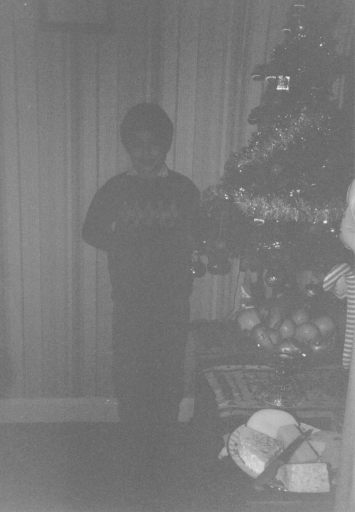
#> input picture 23H/ELE510/Labs/Lab 3/images/christmas.png, 355 x 512 px
$ jupyter execute --allow-errors LABexc3-ELE510-2023-dfylling.ipynb
#> lines starting #> are read from the running program, lines starting #| are printed output that depends on the picture
# ELE510 Image Processing with robot vision: LAB, Exercise 3, Histogram and point transformations

### Daniel Fylling

## Abstract

This project largely revolves around exploring gray-scale histograms of images. The project includes a practical exercise on histogram stretching, which aims to enhance the contrast of grayscale images. In this part it is learned that linear stretching can help improve image features, but has limited use.

The main focus of the project is on histogram equalization. We perform histogram equalization for grayscale images and understanding its impact on the image's histogram and cumulative distribution function (CDF). Multiple grayscale images are used to illustrate the process and its effects. Here it is learned that this technique can help improve image clarity at the cost of realism.

The project concludes with a discussion on noise reduction for a series of digital images. Through mathematical derivations it is seen that an estimated clean image can be produced by averaging multiple noisy ones, as long as the noise has a mean value of zero. It is also showed that the variance of said estimation will decrease linearly with increasing size of the series of images.

## Problem 1

The histogram for an image of a **black** cilinder and **white** background is $[5600,980,10,0,0,40,11200,80000]$, where 8 gray levels are used.

The radius of the cilinder is $r = 85\text{mm}$ and the height is $h = 310\text{mm}$. The cilinder is perfectly oriented to only see the lateral area, but not the top or bottom of the cilinder.

Use this information to find the pixel size, $\Delta x = \Delta y$.

**Describe the steps to arrive to the solution.**

Here we are looking to find the resolution of the image in mm/pixel.
1. We approximate the shape of the cylinder into a rectangle with height = h = 310mm and width = 2*r = 170 mm. (Here the effect of perspective is neglected.)
2. This gives a total visible area of the cylinder is 52700 mm^2.
3. We assume that the gray level array starts with black at the left side and light intensity increases to perfect white at the right side.
4. By counting the 3 first bins in the histogram as part of the cylinder we get a total of 6590 pixels.
5. From this we can calculate that each pixel contains 52700/6590 = 8 mm^2

$\Delta x = \Delta y = \sqrt{8} mm$

[cell 1]
52700/6590

[cell 2]
import numpy as np
c_ = np.array([3,8,10,10,10,11,14,16])*1/16

l_ = np.round(c_*7)
l_

## Problem 2

For images, such as `./images/christmas.png`, some processing is normally desired to improve the contrast. The simplest approach for doing this is called histogram stretching. For a given image, where the used pixel values range from $g_{\text{min}}$ to $g_{\text{max}}$ we can spread these so they cover the entire $[0, G-1]$ range. The formula for histogram stretching is given by:

\begin{equation*}
	g_{\text{new}} = \left\lfloor {\frac{g_{\text{old}}-g_{\text{min}}}{g_{\text{max}}-g_{\text{min}}}G + 0.5} \right\rfloor
\end{equation*}

Where $g_{\text{old}}$ is an old pixel value, and $g_{\text{new}}$ a new pixel value.

**a)** Make a small Python function, taking an image as input, perform histogram stretching using the previous equation, and giving the increased contrast image as output. Use an 8-bit grayscale range (G=255). Show and explain the result using `./images/christmas.png` as an example.

[cell 3]
# Import the packages
import cv2
import numpy as np
import matplotlib.pyplot as plt

[cell 4]
"""
Function that takes in input an image and return the same image stretched.
"""
def histogram_stretch(img):
    img_new =( img - np.min(img)) / (np.max(img) - np.min(img)) * 254 + 0.5

    return img_new

[cell 5]
# Read the image
img_path = "./images/christmas.png"
img = cv2.imread(img_path, cv2.IMREAD_GRAYSCALE)
#> img is the input picture: shape (512, 355); min 98, max 240, mean 120.6

# Use the function to improve the contrast of the image
img_stretch = histogram_stretch(img)
#> in histogram_stretch, `img_new =( img - np.min(img)) / (np.max(img) - np.min(img)) * 254 + 0.5`:
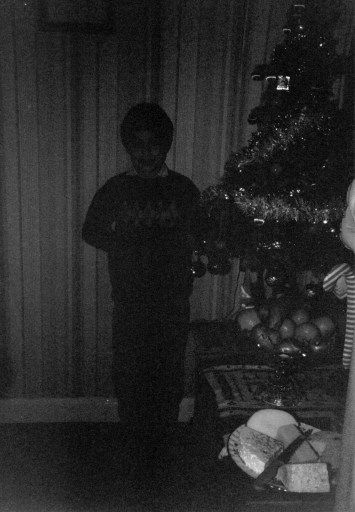
#> img_new: shape (512, 355) float64; min 0.5, max 254.5, mean 40.8

plt.figure(figsize=(10,10))
plt.subplot(221)
plt.imshow(img, cmap='gray', vmin=0, vmax=255)
plt.title('Normal image')
plt.subplot(222)
plt.imshow(img_stretch, cmap='gray', vmin=0, vmax=255)
plt.title('Stretched image')
plt.show()
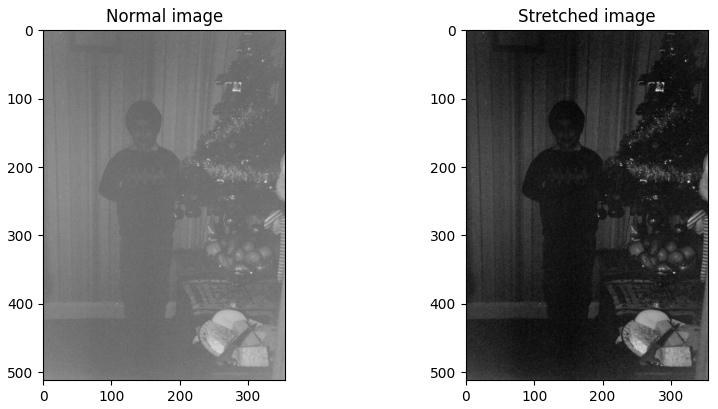
#> figure drawn by matplotlib, 2 panels

We notice that this simple linear stretching helped bring some clarity to the image, but the bulk of the pixels are still clumped together in the lower / darker region.

## Problem 3

In this experiment we use **four** images.
The two first are gray level images, `./images/pout.jpg` and `./images/tire.jpg`.
The other two are colour images captured with a standard digital camera.
We want to study image enhancement with histogram equalization.

*We simplify by using only gray level images*.
Therefore, the colour images are first read to gray level; a grey level image can be imported using the flag (`cv2.IMREAD_GRAYSCALE`).
The colour images are `./images/waterfall2.jpg` and `./images/restaurantSpain.jpg`, available from CANVAS.

**a)** Use Python and find the histograms for the images. Plot the normalized cumulative distribution function (CDF) over the histogram.

[cell 6]
img_path = "./images/pout.jpg"
img = cv2.imread(img_path, cv2.IMREAD_GRAYSCALE)
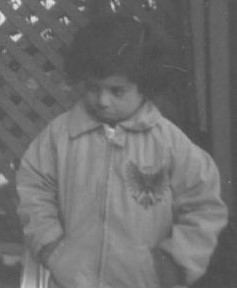
#> input picture 23H/ELE510/Labs/Lab 3/images/pout.jpg, 237 x 288 px
#> img is the input picture: shape (288, 237); min 70, max 236, mean 110.6

[cell 7]
# Find and plot image histogram
plt.hist(img.flatten() , bins = 50 )

# Find cummulative sum of histogram
img_freq, bin_edges = np.histogram(img , bins = 50 )
#> img_freq = 50 values, max 6944 at index 3, min 0 at index 48, mean 1365.1; bin_edges = 51 values from 70 to 236
img_cdf = np.cumsum(img_freq)
#> img_cdf = 50 values from 3 to 68256

# Plot cumsum
plt.plot(bin_edges[1:] , img_cdf)
plt.grid()
plt.title('Histogram vs CDF')
plt.show()
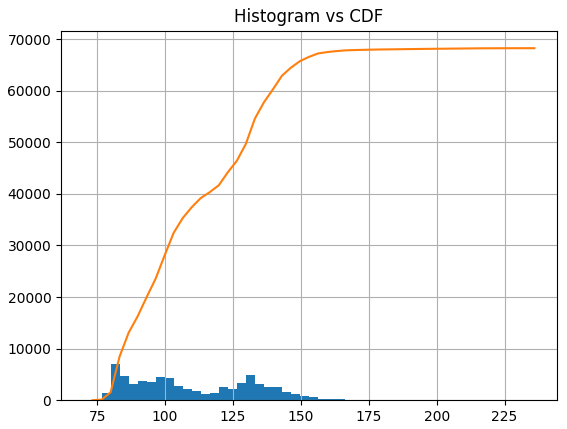
#> figure drawn by matplotlib, 1 panel; tallest bar 6944 high, from x = 79.96 to 83.28; curve peaks at x = 236, y = 68256

[cell 8]
# Find normalized PDF and CDF
n = np.size(img)
#> n = 68256
img_relfreq = img_freq/n
#> img_relfreq = 50 values, max 0.102 at index 3, min 0 at index 48, mean 0.02
img_cdf = np.cumsum(img_relfreq)
#> img_cdf = 50 values from 4.4e-05 to 1

# Calculate bin midpoints for plotting PDF
bin_mps = (bin_edges[0:-1] + bin_edges[1:])*0.5
#> bin_mps = 50 values from 71.66 to 234.3

# Plot normalized PDF and CDF graphs
plt.plot(bin_mps , img_relfreq)
plt.plot(bin_edges[1:] , img_cdf)
plt.yticks(np.arange(0 , 1.1 , 0.1))
plt.grid()
plt.title('PDF vs CDF')
plt.show()
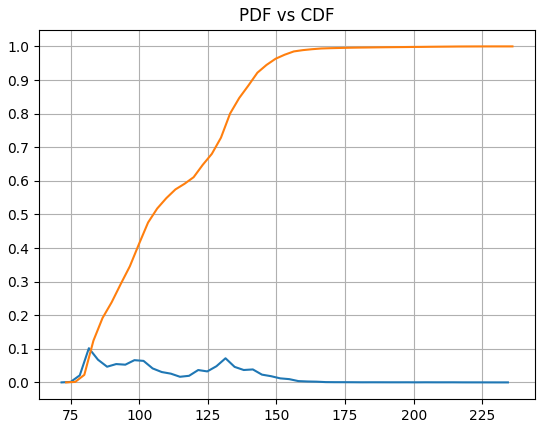
#> figure drawn by matplotlib, 1 panel; curve peaks at x = 81.62, y = 0.102; curve peaks at x = 236, y = 1

**b)** Perform histogram equalization of these images and find the new histograms.  Plot the normalized CDF over the new histogram. Discuss the effect of the equalization over the histogram and its CDF.

[cell 9]
# Equalized image is found by interpolating each value in original
# image onto its own CDF, then scale the percentile value to 255.
equalized_img = np.interp(img, bin_edges, np.r_[0, img_cdf])*255
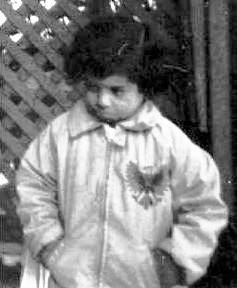
#> equalized_img: shape (288, 237) float64; min 0, max 255, mean 127.5; drawn with min black and max white

# Perform same process as for original image to display PDF and CDF
equalized_img_freq, bin_edges = np.histogram(equalized_img , bins = 256 )
#> equalized_img_freq = 256 values, max 2225 at index 29, min 0 at index 1, mean 266.6; bin_edges = 257 values from 0 to 255

# Find normalized PDF and CDF
n = np.size(equalized_img)
equalized_img_relfreq = equalized_img_freq/n
#> equalized_img_relfreq = 256 values, max 0.0326 at index 29, min 0 at index 1, mean 0.00391
equalized_img_cdf = np.cumsum(equalized_img_relfreq)
#> equalized_img_cdf = 256 values from 0.00412 to 1

# Calculate bin midpoints for plotting PDF
bin_mps = (bin_edges[0:-1] + bin_edges[1:])*0.5
#> bin_mps = 256 values from 0.498 to 254.5

# Plot normalized PDF and CDF graphs
plt.plot(bin_mps , equalized_img_relfreq)
plt.plot(bin_edges[1:] , equalized_img_cdf)
plt.yticks(np.arange(0 , 1.1 , 0.1))
plt.grid()
plt.title('PDF vs CDF')
plt.show()
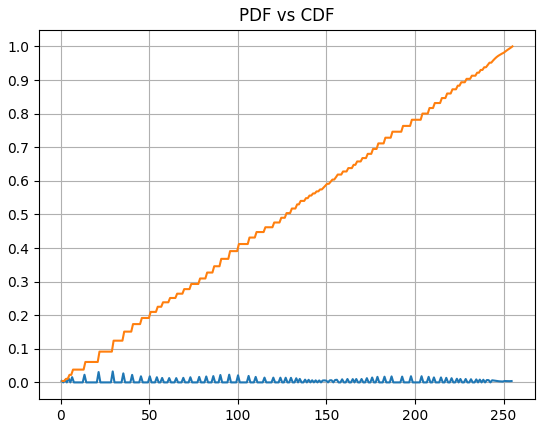
#> figure drawn by matplotlib, 1 panel; curve peaks at x = 29.38, y = 0.0326; curve peaks at x = 255, y = 1

**Discuss the effect of the equalization over the histogram and its CDF.**

The effect of the equalization on the histogram / PDF, and the CDF is that the new equalized PDF has been flattened and the CDF is approximately a straight line. This indicates that the available spectrum of shades of gray has been utilized more evenly for the equalized image.

[cell 10]
# Plotting original vs equalized image for comparison
plt.figure(figsize=(10,10))
plt.subplot(231)
plt.imshow(img, cmap='gray', vmin=0, vmax=255)
plt.title('Original Image')
plt.subplot(232)
plt.imshow(equalized_img, cmap='gray', vmin=0, vmax=255)
plt.title('Equalized Image')
plt.show()
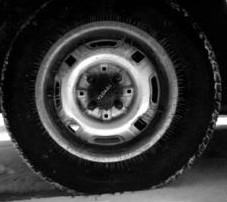
#> input picture 23H/ELE510/Labs/Lab 3/images/tire.jpg, 227 x 202 px
#> further down, img is the input picture: shape (202, 227); min 0, max 255, mean 53.1

Here the effect on the image itself can be observed. The equalized image suffers that it looks less natural, but at the same timeit looks clearer and it is more easy to discern certain details.

To be able to more easily repeat the above process for the other images, a class is made. The default setting for number of bins is set to 256 since we know that the input is in 8-bit formatting.

[cell 11]
# Wrapped above functionalities into a class
class img_equalizer:
    """
    Takes a gray-scal image as input and calculates histogram distribution of gray levels.
    Calculates cdf and other relevant values for plotting.
    """

    def __init__(self, img, bins = 256):

#> called with bins = 256
        self.img = img
        self.bins = bins
        self.n = np.size(img)
#> self.n = 45854

        # Define bin edges, bin midpoints and relative frequancies
        self.img_freq, self.bin_edges = \
            np.histogram(self.img , bins = self.bins)
#> self.img_freq = 256 values, max 1707 at index 3, min 10 at index 234, mean 179.1; self.bin_edges = 257 values from 0 to 255
        self.bin_mps = (self.bin_edges[0:-1] + self.bin_edges[1:])*0.5
#> self.bin_mps = 256 values from 0.498 to 254.5
        self.img_relfreq = self.img_freq/self.n
#> self.img_relfreq = 256 values, max 0.0372 at index 3, min 0.000218 at index 234, mean 0.00391

        # Define CDF
        self.img_cdf = np.cumsum(self.img_relfreq)
#> self.img_cdf = 256 values from 0.0235 to 1

        # Equalized image is found by interpolating each value in input-
        # image onto its own CDF, then scale the percentile value to 255.
        self.equalized_img = np.interp(self.img, self.bin_edges,\
                                        np.r_[0, self.img_cdf])*255
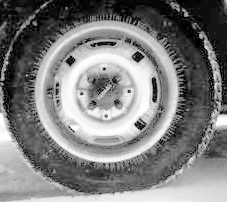
#> self.equalized_img: shape (202, 227) float64; min 0, max 255, mean 125.9

    def plot_pdf_cdf(self):
        "Plots PDF and CDF distributions of input image"

        plt.plot(self.bin_mps , self.img_relfreq, label = 'PDF')
        plt.plot(self.bin_edges[1:] , self.img_cdf, label = 'CDF')
        plt.title('PDF and CDF')
        plt.legend()
        plt.yticks(np.arange(0 , 1.1 , 0.1))
        plt.grid()

    def plot_image(self):
        "Plots input image"

        plt.imshow(self.img, cmap='gray', vmin=0, vmax=255)

The above process is repeated for remaining images.

[cell 12]
img_names = ('tire', 'waterfall2' , 'restaurantSpain')

#> (the rest of this cell did not finish here and is left out)

#> `plt.show()`:
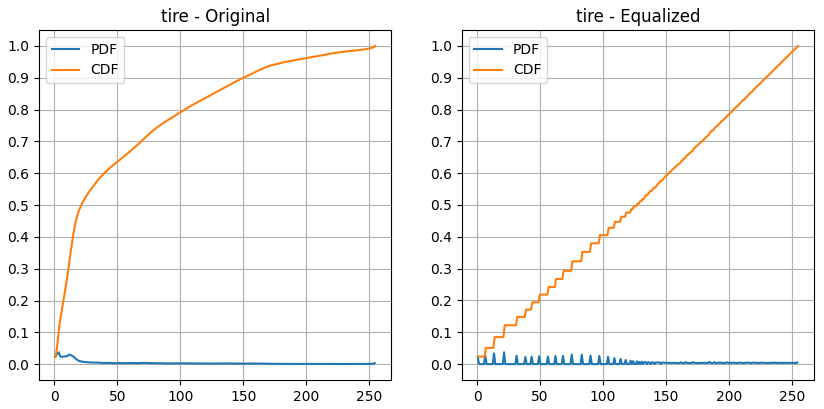
#> figure drawn by matplotlib, 2 panels; panel 1: curve peaks at x = 3.49, y = 0.0372; panel 1: curve peaks at x = 255, y = 1; panel 2: curve peaks at x = 21.42, y = 0.0372; panel 2: curve peaks at x = 255, y = 1
    plt.title(f'{img_name} - Equalized')
    plt.show()

[cell 13]
img_names = ('tire', 'waterfall2' , 'restaurantSpain')


#> (the rest of this cell did not finish here and is left out)

    plt.title(f'{img_name} - Original')
    plt.subplot(222)
    img_equalizer(img_equalizer(img).equalized_img, bins = 50).plot_image()
    plt.title(f'{img_name} - Equalized')
    plt.show()
